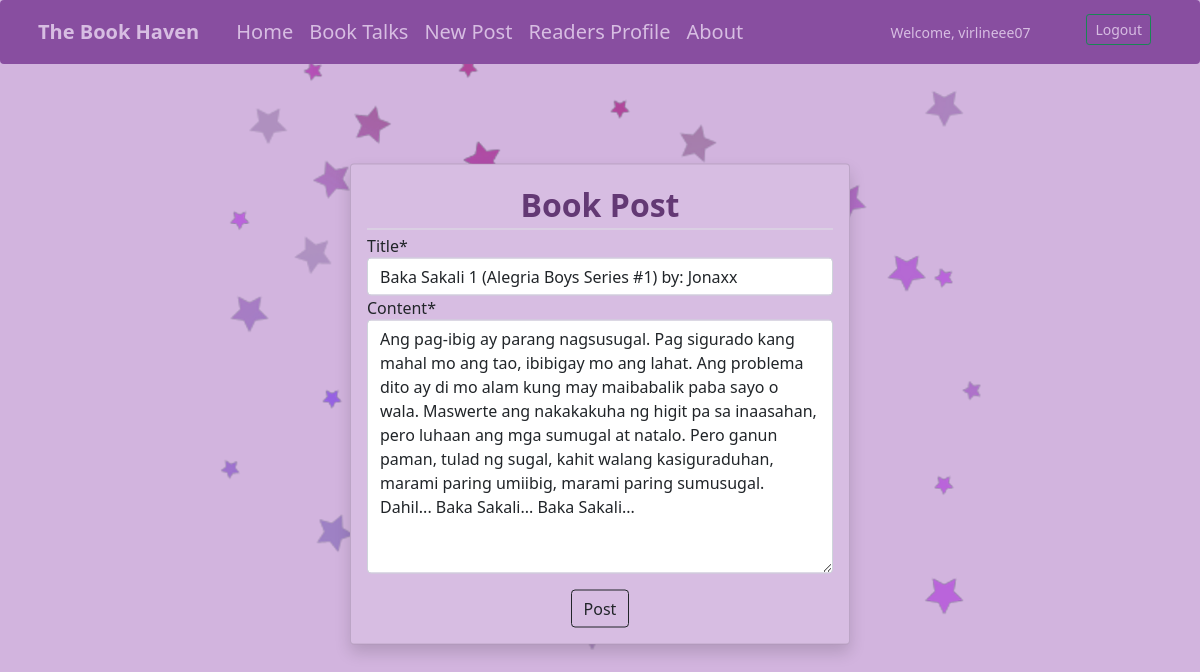
Screenshot of /post/post/25/update/ (signed in) with the database file from the repository.
### book/models.py (models this page shows, shortened)
class Post(models.Model):
    title = models.CharField(max_length=100)
    content = models.TextField()
    date_posted = models.DateTimeField(default=timezone.now)
    author = models.ForeignKey(User, on_delete=models.CASCADE)

### book/views.py (the view, shortened to what this page needs)
# urls.py: path('post/<int:pk>/update/', PostUpdateView.as_view(), name='post-update'),
class PostUpdateView(LoginRequiredMixin, UserPassesTestMixin, UpdateView):
    model = Post
    fields = ['title', 'content']
    def test_func(self):
        post = self.get_object()
        if self.request.user == post.author:
            return True
        return False

### book/templates/book/post_form.html (shortened to what this page needs)
{% extends 'dashboard/base.html' %}
{% load crispy_forms_tags %}
{% block content %}
<body style="background-color:#D2B4DE;">
  <div class="col-sm-5 p-3 mb-4 mt-1 position-absolute top-50 start-50 translate-middle card shadow" style="background-color:#D7BDE2;">
    <form method="POST">
       <fieldset class="form-group ">
          <legend class="border-bottom mb-1 fw-bold fs-2 text-center" style="color:#633974;">Book Post</legend>
          {{ form|crispy }}
       </fieldset>
       <div class="form-group text-center">
          <button class="btn btn-outline-dark mt-3 " type="submit">Post</button>
       </div>
    </form>
  </div>
  <div>
  </div>
  </body>
{% endblock content %}

### dashboard/templates/dashboard/base.html (shortened to what this page needs)
<!doctype html>
<html lang="en">
  <head>
    <link href="https://cdn.jsdelivr.net/npm/bootstrap@5.1.3/dist/css/bootstrap.min.css" rel="stylesheet">
  </head>
  <body>
    <nav class="btn navbar navbar-expand-lg navbar-light" style="background-color:#884EA0" >
      <div class="container-fluid ">
        <a class="btn fw-bold navbar-brand fs-5" href="" style="color: #D7BDE2;">The Book Haven</a>
        <div class="collapse navbar-collapse" id="navbarNav">
          <ul class="navbar-nav">
            <li class="nav-item">
              <a class="nav-link active fs-5" aria-current="page" href="{% url 'home' %}" style="color: #D7BDE2;">Home</a>
            </li>
            <li class="nav-item">
              <a class="nav-link fs-5" href="{% url 'book:book-post' %}" style="color: #D7BDE2;">Book Talks</a>
            </li>
            <li class="nav-item ">
              <a class="nav-link fs-5" href="{% url 'book:post-create' %}" style="color: #D7BDE2;">New Post</a>
            </li>
            <li class="nav-item">
              <a class="nav-link fs-5" href="{% url 'profile' %}" style="color: #D7BDE2;">Readers Profile</a>
            </li>
            <li class="nav-item">
              <a class="nav-link fs-5" href="{% url 'about' %}" style="color: #D7BDE2;">About</a>
            </li>
          </ul>
        </div>
        <div class="d-grid gap-2 d-md-flex justify-content-md-end" id="navbarNav">
          <ul class="navbar-nav">
            <li class="nav-item">
              <a class="nav-link btn-sm me-md-5" href="" style="color: #D7BDE2;">Welcome, {{user.username}}</a>
            </li>
          <li class="nav-item">
            <a class="btn btn-outline-success btn-sm me-md-4"type="button" href="{% url 'logout' %}" style="color: #D7BDE2;">Logout</a>
          </li>
          </ul>
        </div>
      </div>
    </nav>
    <div class="container ">
       <div class="row">
         <div class="col-md-10">
         {% block content %}{% endblock content %}
    </div>
  </body>
</html>

### rows the page displays
Post: title "Baka Sakali 1 (Alegria Boys Series #1) by: Jonaxx", content "Ang pag-ibig ay parang nagsusugal. Pag sigurado kang mahal mo ang tao, ibibigay mo ang lahat. Ang problema dito ay di mo alam kung may maibabalik paba sayo o wala. Maswerte ang nakakakuha ng higit pa sa inaasahan, pero luhaan ang mga sumugal at natalo. Pero ganun paman, tulad ng sugal, kahit walang kasiguraduhan, marami paring umiibig, marami paring sumusugal. Dahil... Baka Sakali... Baka Sakali..."

### other values shown
{{ user.username }} "virlineee07"
